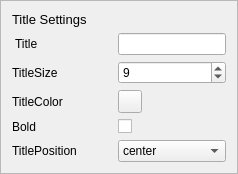
             <widget class="QFrame" name="base_setting_title">
              <property name="frameShape">
               <enum>QFrame::Shape::StyledPanel</enum>
              </property>
              <property name="frameShadow">
               <enum>QFrame::Shadow::Raised</enum>
              </property>
              <layout class="QGridLayout" name="gridLayout_7">
               <item row="0" column="0">
                <widget class="QLabel" name="bs_t_label">
                 <property name="font">
                  <font>
                   <pointsize>10</pointsize>
                  </font>
                 </property>
                 <property name="text">
                  <string>Title Settings</string>
                 </property>
                </widget>
               </item>
               <item row="1" column="0">
                <widget class="QLabel" name="bs_t_title">
                 <property name="minimumSize">
                  <size>
                   <width>72</width>
                   <height>0</height>
                  </size>
                 </property>
                 <property name="baseSize">
                  <size>
                   <width>0</width>
                   <height>0</height>
                  </size>
                 </property>
                 <property name="styleSheet">
                  <string notr="true">margin-right: 16px;</string>
                 </property>
                 <property name="text">
                  <string>Title</string>
                 </property>
                </widget>
               </item>
               <item row="4" column="0">
                <widget class="QLabel" name="bs_t_bold">
                 <property name="text">
                  <string>Bold</string>
                 </property>
                </widget>
               </item>
               <item row="2" column="0">
                <widget class="QLabel" name="bs_t_title_size">
                 <property name="text">
                  <string>TitleSize</string>
                 </property>
                </widget>
               </item>
               <item row="5" column="0">
                <widget class="QLabel" name="bs_t_pos">
                 <property name="text">
                  <string>TitlePosition</string>
                 </property>
                </widget>
               </item>
               <item row="3" column="0">
                <widget class="QLabel" name="bs_t_title_color">
                 <property name="minimumSize">
                  <size>
                   <width>100</width>
                   <height>0</height>
                  </size>
                 </property>
                 <property name="text">
                  <string>TitleColor</string>
                 </property>
                </widget>
               </item>
               <item row="5" column="1">
                <widget class="QComboBox" name="bs_t_pos_combo">
                 <item>
                  <property name="text">
                   <string>center</string>
                  </property>
                 </item>
                 <item>
                  <property name="text">
                   <string>left</string>
                  </property>
                 </item>
                 <item>
                  <property name="text">
                   <string>right</string>
                  </property>
                 </item>
                </widget>
               </item>
               <item row="2" column="1">
                <widget class="QSpinBox" name="bs_t_title_size_spin">
                 <property name="minimum">
                  <number>1</number>
                 </property>
                 <property name="value">
                  <number>9</number>
                 </property>
                </widget>
               </item>
               <item row="1" column="1">
                <widget class="QLineEdit" name="bs_t_title_edit_line"/>
               </item>
               <item row="3" column="1">
                <widget class="QToolButton" name="bs_t_title_color_btn">
                 <property name="text">
                  <string/>
                 </property>
                </widget>
               </item>
               <item row="4" column="1">
                <widget class="QCheckBox" name="bs_t_bold_check">
                 <property name="text">
                  <string/>
                 </property>
                </widget>
               </item>
              </layout>
             </widget>
